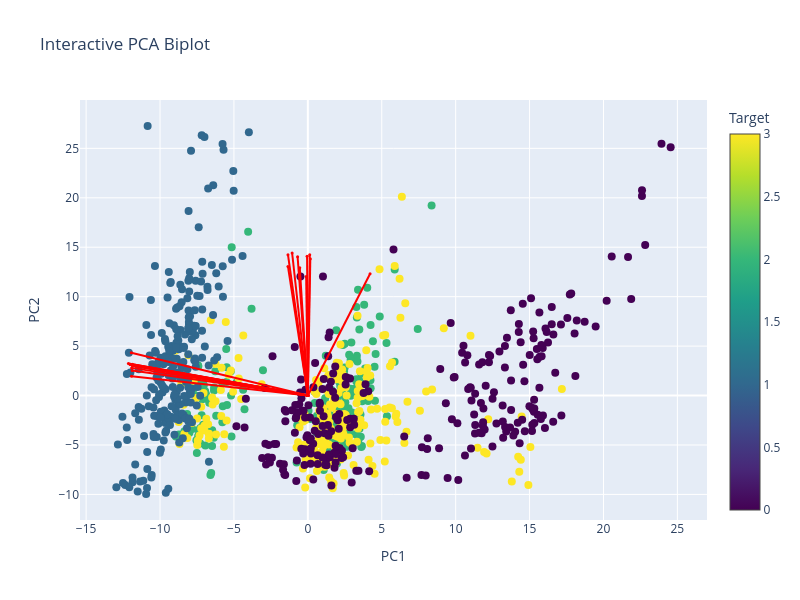

Here is the notebook cell this chart was saved with:
### Markdown cell above
## PC2-PC3

### Code cell
interactive_PCA_biplot(score=x_new, 
                       coeff=pca.components_.T, 
                       labels=df_clean.columns[:-1], 
                       y=y,
                       selected_vars=selected_vars)

### Figure 1 — Plotly figure (JSON) as saved in the notebook; plotly's stock layout.template omitted (floating-point values rounded to 4 significant figures; data arrays with more than 128 entries replaced by an {"elided": "..."} marker saying what was removed)
{"data": [{"hoverinfo": "text", "marker": {"color": {"elided": "972 int values"}, "colorbar": {"title": {"text": "Target"}}, "colorscale": [[0, "#440154"], [0.1111, "#482878"], [0.2222, "#3e4989"], [0.3333, "#31688e"], [0.4444, "#26828e"], [0.5556, "#1f9e89"], [0.6667, "#35b779"], [0.7778, "#6ece58"], [0.8889, "#b5de2b"], [1, "#fde725"]], "showscale": true, "size": 8}, "mode": "markers", "name": "Samples", "text": {"elided": "972 str values"}, "type": "scatter", "x": {"elided": "972 float values"}, "y": {"elided": "972 float values"}}, {"hoverinfo": "text", "hovertext": "LEFT_ELBOW_acceleration_norm_ts_range", "line": {"color": "red"}, "marker": {"size": 3}, "mode": "lines+markers", "type": "scatter", "x": [0, 4.21], "y": [0, 12.32]}, {"hoverinfo": "text", "hovertext": "LEFT_WRIST_jerk_norm_peak_n", "line": {"color": "red"}, "marker": {"size": 3}, "mode": "lines+markers", "type": "scatter", "x": [0, -11.93], "y": [0, 1.962]}, {"hoverinfo": "text", "hovertext": "RIGHT_WRIST_jerk_norm_peak_n", "line": {"color": "red"}, "marker": {"size": 3}, "mode": "lines+markers", "type": "scatter", "x": [0, -11.92], "y": [0, 2.798]}, {"hoverinfo": "text", "hovertext": "LEFT_ELBOW_jerk_norm_peak_n", "line": {"color": "red"}, "marker": {"size": 3}, "mode": "lines+markers", "type": "scatter", "x": [0, -11.86], "y": [0, 2.979]}, {"hoverinfo": "text", "hovertext": "RIGHT_ELBOW_jerk_norm_peak_n", "line": {"color": "red"}, "marker": {"size": 3}, "mode": "lines+markers", "type": "scatter", "x": [0, -11.89], "y": [0, 2.537]}, {"hoverinfo": "text", "hovertext": "total_arm_jerk_peak_n", "line": {"color": "red"}, "marker": {"size": 3}, "mode": "lines+markers", "type": "scatter", "x": [0, -11.88], "y": [0, 3.161]}, {"hoverinfo": "text", "hovertext": "total_arm_jerk_integral", "line": {"color": "red"}, "marker": {"size": 3}, "mode": "lines+markers", "type": "scatter", "x": [0, 0.1284], "y": [0, 14.24]}, {"hoverinfo": "text", "hovertext": "total_arm_acceleration_peak_n", "line": {"color": "red"}, "marker": {"size": 3}, "mode": "lines+markers", "type": "scatter", "x": [0, -11.87], "y": [0, 3.035]}, {"hoverinfo": "text", "hovertext": "total_arm_acceleration_integral", "line": {"color": "red"}, "marker": {"size": 3}, "mode": "lines+markers", "type": "scatter", "x": [0, -1.063], "y": [0, 14.42]}, {"hoverinfo": "text", "hovertext": "lwrist_nose_ts_range", "line": {"color": "red"}, "marker": {"size": 3}, "mode": "lines+markers", "type": "scatter", "x": [0, -0.1142], "y": [0, 12.05]}, {"hoverinfo": "text", "hovertext": "lwrist_rhip_Gstd", "line": {"color": "red"}, "marker": {"size": 3}, "mode": "lines+markers", "type": "scatter", "x": [0, 0.1668], "y": [0, 13.84]}, {"hoverinfo": "text", "hovertext": "lwrist_rhip_ts_range", "line": {"color": "red"}, "marker": {"size": 3}, "mode": "lines+markers", "type": "scatter", "x": [0, -0.6931], "y": [0, 14.04]}, {"hoverinfo": "text", "hovertext": "lwrist_lhip_Gstd", "line": {"color": "red"}, "marker": {"size": 3}, "mode": "lines+markers", "type": "scatter", "x": [0, -0.05162], "y": [0, 14.09]}, {"hoverinfo": "text", "hovertext": "lwrist_lhip_ts_range", "line": {"color": "red"}, "marker": {"size": 3}, "mode": "lines+markers", "type": "scatter", "x": [0, -1.345], "y": [0, 14.25]}, {"hoverinfo": "text", "hovertext": "lwrist_rshoulder_integral", "line": {"color": "red"}, "marker": {"size": 3}, "mode": "lines+markers", "type": "scatter", "x": [0, -12.03], "y": [0, 3.132]}, {"hoverinfo": "text", "hovertext": "rwrist_rshoulder_integral", "line": {"color": "red"}, "marker": {"size": 3}, "mode": "lines+markers", "type": "scatter", "x": [0, -12.14], "y": [0, 3.236]}, {"hoverinfo": "text", "hovertext": "left_arm_flex_Gstd", "line": {"color": "red"}, "marker": {"size": 3}, "mode": "lines+markers", "type": "scatter", "x": [0, -0.5453], "y": [0, 12.93]}, {"hoverinfo": "text", "hovertext": "left_arm_flex_ts_range", "line": {"color": "red"}, "marker": {"size": 3}, "mode": "lines+markers", "type": "scatter", "x": [0, -1.346], "y": [0, 13.06]}, {"hoverinfo": "text", "hovertext": "left_wrist_flex_integral", "line": {"color": "red"}, "marker": {"size": 3}, "mode": "lines+markers", "type": "scatter", "x": [0, -11.94], "y": [0, 4.331]}, {"hoverinfo": "text", "hovertext": "right_elbow_flex_integral", "line": {"color": "red"}, "marker": {"size": 3}, "mode": "lines+markers", "type": "scatter", "x": [0, -12.02], "y": [0, 3.177]}], "layout": {"height": 600, "hovermode": "closest", "showlegend": false, "title": {"text": "Interactive PCA Biplot"}, "width": 800, "xaxis": {"title": {"text": "PC1"}}, "yaxis": {"title": {"text": "PC2"}}}}
